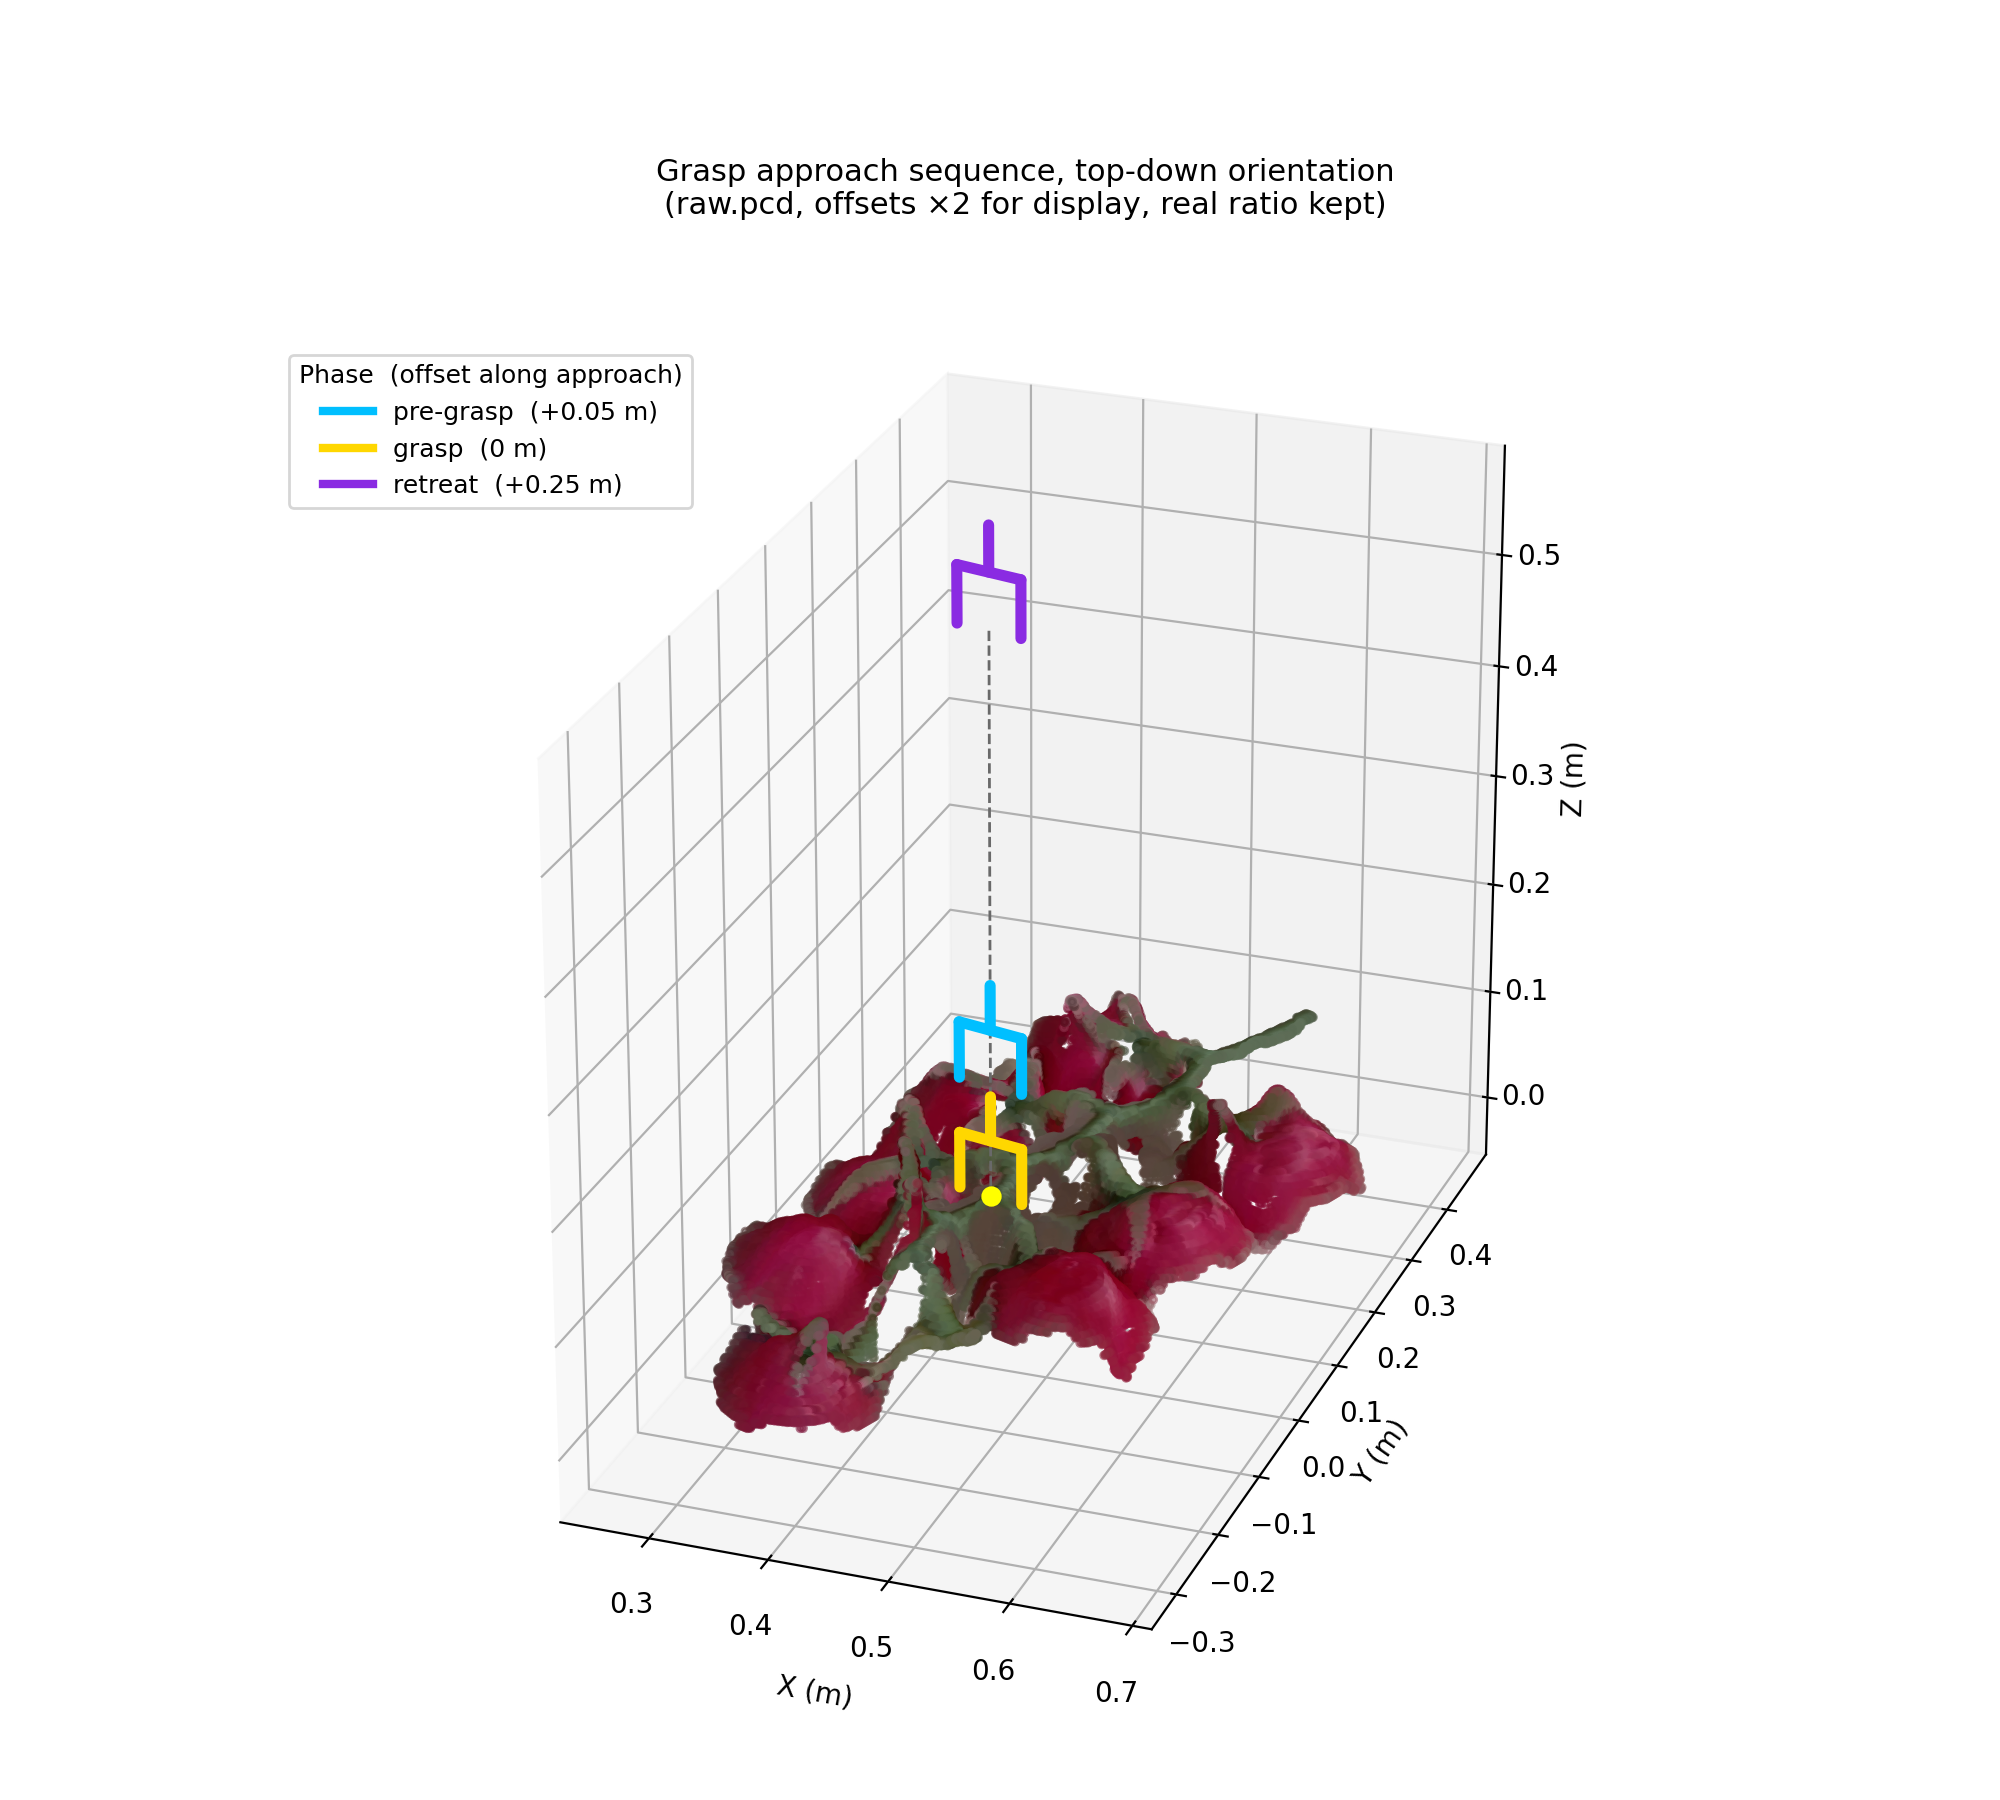

Python code for this plot:
"""
Grasp approach sequence for the TOP-DOWN orientation only (deg_x = deg_y = 0).

plan_movement.py's grasp() steps the gripper through several poses strung along
the approach vector (the TCP z-axis). This draws the gripper at each of them so
the pre-grasp -> grasp -> retreat motion is visible on the scanned truss:

    pre-grasp   PRE_GRASP_OFFSET_M   back along approach   (5 cm in the pipeline)
    grasp       at the picked point
    sink        SINK_OFFSET_M        further in            (1 cm; deepest point,
                                                            where the gripper closes)
    retreat     RETREAT_OFFSET_M     back along approach   (25 cm; pulling away)

Only the straight-down orientation is shown, on purpose -- the tilt/roll fan is
what grasp_tilt_pointcloud.py is for; here the orientation is fixed and the
POSITION is what changes.

The truss (point cloud, hand cuts, saturation/Z-band filters, display transform,
estimated yaw + approach flip) is reused verbatim from grasp_tilt_pointcloud.py,
so it looks identical to that figure. The offsets below are DISPLAY distances:
grasp_tilt_pointcloud.py enlarges the cloud CLOUD_SCALE x, so the real
centimetre offsets would be invisible / off-frame. OFFSET_DISPLAY_SCALE blows
them up while keeping the pipeline's ratios (pre : retreat = 1 : 5).
"""

import os

import numpy as np
import matplotlib.pyplot as plt
from matplotlib.lines import Line2D
from scipy.spatial.transform import Rotation as R

import grasp_tilt_pointcloud as gtp

# ----------------------------- CONFIG ---------------------------------

# Real offsets along the approach vector, metres, from simple_pick_point.py
# (PRE_GRASP_OFFSET_M / SINK_OFFSET_M / RETREAT_OFFSET_M). Positive = back
# along the approach vector (away from the truss); negative = further in.
REAL_OFFSETS_M = {
    "pre-grasp": 0.05,
    "grasp": 0.0,
    "sink": -0.01,
    "retreat": 0.25,
}

# Which phases to draw, in motion order. Drop "sink" for the bare
# pre-grasp / grasp / retreat story; keep it to show the deepest point.
SHOW_PHASES = ["pre-grasp", "grasp", "retreat"]

# The reused cloud is enlarged, so scale the offsets up to match for display.
# retreat ends up at REAL_OFFSETS_M["retreat"] * this many metres from the point.
OFFSET_DISPLAY_SCALE = 2.0

PHASE_COLORS = {
    "pre-grasp": "deepskyblue",
    "grasp": "gold",
    "sink": "orangered",
    "retreat": "blueviolet",
}

# Draw the gripper so its fingertip plane lands on the phase point (True), or
# so its palm/back does (False).
FINGERTIPS_ON_PHASE_POINT = True

DRAW_APPROACH_LINE = True  # dashed guide line through all phase points

FIGSIZE = (10, 9)
OUTPUT_PATH = os.path.join(os.path.dirname(os.path.abspath(__file__)), "grasp_approach_sequence.png")

# ------------------------------------------------------------------------


def prepare_cloud():
    """Same pipeline as grasp_tilt_pointcloud.main(), up to the display cloud."""
    xyz, colors = gtp.load_pcd_ascii(gtp.PCD_PATH)
    xyz, colors = gtp.apply_cuts(xyz, colors, gtp.REMOVE_CUTS)
    xyz, colors = gtp.filter_by_saturation(xyz, colors, gtp.SATURATION_THRESHOLD)

    est_point, est_yaw = gtp.estimate_yaw_and_point(xyz, gtp.Z_BAND)
    grasp_point = gtp.GRASP_POINT_OVERRIDE if gtp.GRASP_POINT_OVERRIDE is not None else est_point
    yaw_deg = gtp.YAW_DEG_OVERRIDE if gtp.YAW_DEG_OVERRIDE is not None else est_yaw

    pivot = gtp.CLOUD_SCALE_PIVOT if gtp.CLOUD_SCALE_PIVOT is not None else grasp_point
    xyz = (xyz - pivot) * gtp.CLOUD_SCALE + pivot + gtp.CLOUD_TRANSLATION

    if gtp.MAX_POINTS_DISPLAYED is not None and len(xyz) > gtp.MAX_POINTS_DISPLAYED:
        rng = np.random.default_rng(0)
        idx = rng.choice(len(xyz), size=gtp.MAX_POINTS_DISPLAYED, replace=False)
        xyz, colors = xyz[idx], (colors[idx] if colors is not None else None)

    return xyz, colors, grasp_point, yaw_deg


def main():
    xyz, colors, grasp_point, yaw_deg = prepare_cloud()

    # Top-down base orientation: yaw about Z, then the same approach flip
    # grasp_tilt_pointcloud.py uses. tilt_pose(0, 0) would just return this.
    base_rot = R.from_euler("z", np.radians(yaw_deg))
    if gtp.FLIP_APPROACH_FOR_DISPLAY:
        base_rot = base_rot * R.from_euler("x", 180, degrees=True)
    approach_dir = base_rot.apply([0, 0, 1])
    approach_dir = approach_dir / np.linalg.norm(approach_dir)
    finger_axis = base_rot.apply([0, 1, 0])

    # Phase point = grasp_point shifted back along the approach vector, mirroring
    # simple_pick_point._offset_pose (position -= approach_vec * distance).
    phases = []
    for name in SHOW_PHASES:
        dist = REAL_OFFSETS_M[name] * OFFSET_DISPLAY_SCALE
        point = grasp_point - approach_dir * dist
        phases.append((name, point, REAL_OFFSETS_M[name]))

    fig = plt.figure(figsize=FIGSIZE)
    ax = fig.add_subplot(111, projection="3d")
    ax.computed_zorder = False

    ax.scatter(xyz[:, 0], xyz[:, 1], xyz[:, 2], c=colors, s=gtp.POINT_SIZE,
               alpha=0.6, depthshade=False, zorder=1)
    ax.scatter(*grasp_point, color="yellow", s=40, zorder=gtp.GRASP_ZORDER,
               label="grasp point")

    if DRAW_APPROACH_LINE:
        pts = np.array([p for _, p, _ in phases])
        lo = grasp_point - approach_dir * (max(REAL_OFFSETS_M[n] for n in SHOW_PHASES)
                                          * OFFSET_DISPLAY_SCALE)
        hi = grasp_point - approach_dir * (min(REAL_OFFSETS_M[n] for n in SHOW_PHASES)
                                          * OFFSET_DISPLAY_SCALE)
        ax.plot(*zip(lo, hi), color="dimgray", linewidth=1.0, linestyle="dashed",
                zorder=gtp.FORK_ZORDER - 1)

    # Nearer grippers over farther ones (few phases, but keep it consistent).
    cam = gtp.camera_dir(gtp.ELEV_VIEW, gtp.AZIM_VIEW)
    order = sorted(range(len(phases)), key=lambda i: phases[i][1] @ cam)
    handles = []
    for rank, i in enumerate(order):
        name, point, real_m = phases[i]
        color = PHASE_COLORS[name]
        fork_pos = point - approach_dir * gtp.PRONG_LENGTH if FINGERTIPS_ON_PHASE_POINT else point
        gtp.draw_gripper_fork(ax, fork_pos, approach_dir, finger_axis, color,
                              zorder=gtp.FORK_ZORDER + rank)
    for name, _, real_m in phases:  # legend in motion order, not draw order
        sign = "+" if real_m > 0 else ("" if real_m == 0 else "−")
        label = f"{name}  ({sign}{abs(real_m):g} m)" if real_m else f"{name}  (0 m)"
        handles.append(Line2D([0], [0], color=PHASE_COLORS[name], lw=3, label=label))

    # Auto-fit limits: cloud + every phase point, padded like the other figure.
    span_pts = np.vstack([xyz[:, :3], [p for _, p, _ in phases], [grasp_point]])
    lo, hi = span_pts.min(axis=0), span_pts.max(axis=0)
    m = (hi - lo) * gtp.AXIS_MARGIN_FRAC
    lo, hi = lo - m, hi + m
    ax.set_xlim(lo[0], hi[0])
    ax.set_ylim(lo[1], hi[1])
    ax.set_zlim(lo[2], hi[2])
    ax.set_box_aspect((hi[0] - lo[0], hi[1] - lo[1], hi[2] - lo[2]))

    ax.set_xlabel("X (m)")
    ax.set_ylabel("Y (m)")
    ax.set_zlabel("Z (m)")
    ax.set_title("Grasp approach sequence, top-down orientation\n"
                  f"({os.path.basename(gtp.PCD_PATH)}, offsets ×{OFFSET_DISPLAY_SCALE:g} "
                  f"for display, real ratio kept)",
                  fontsize=11, pad=20)
    ax.view_init(elev=gtp.ELEV_VIEW, azim=gtp.AZIM_VIEW)

    ax.legend(handles=handles, title="Phase  (offset along approach)",
              loc="upper left", fontsize=9, title_fontsize=9,
              bbox_to_anchor=(-0.02, 0.95))

    fig.subplots_adjust(top=0.85, bottom=0.05)
    plt.savefig(OUTPUT_PATH, dpi=200)
    print(f"Saved to {OUTPUT_PATH}")
    print(f"grasp point: {grasp_point}, yaw: {yaw_deg:.2f} deg, phases: {SHOW_PHASES}")


if __name__ == "__main__":
    main()
